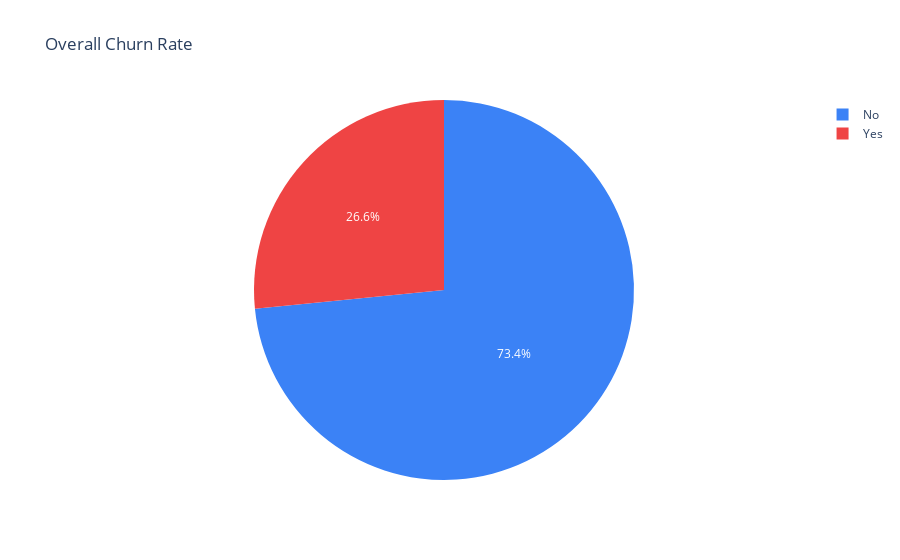

Notebook code cell kept with this figure:
### Code cell
# ==========================================
# 3. EXPLORATORY DATA ANALYSIS (EDA)
# ==========================================

# Visual 1: Overall Churn Rate
churn_counts = df['Churn'].value_counts()
fig_pie = px.pie(values=churn_counts, names=churn_counts.index, 
                 title='Overall Churn Rate', color_discrete_sequence=['#3B82F6', '#EF4444'])
fig_pie.show()

# Visual 2: Tenure vs Churn
# This shows if newer customers are more likely to leave
plt.figure(figsize=(10, 6))
sns.histplot(data=df, x='tenure', hue='Churn', kde=True, palette='magma')
plt.title('Customer Tenure vs Churn')
plt.show()

# Visual 3: Correlation Heatmap (Numeric features only)
plt.figure(figsize=(8, 4))
sns.heatmap(df.corr(numeric_only=True), annot=True, cmap='Blues')
plt.title('Correlation Heatmap')
plt.show()

### Figure 1 — Plotly figure (JSON) as saved in the notebook; plotly's stock layout.template omitted (floating-point values rounded to 4 significant figures)
{"data": [{"domain": {"x": [0, 1], "y": [0, 1]}, "hovertemplate": "label=%{label}<br>value=%{value}<extra></extra>", "labels": ["No", "Yes"], "legendgroup": "", "name": "", "showlegend": true, "type": "pie", "values": [5163, 1869]}], "layout": {"legend": {"tracegroupgap": 0}, "piecolorway": ["#3B82F6", "#EF4444"], "title": {"text": "Overall Churn Rate"}}}
